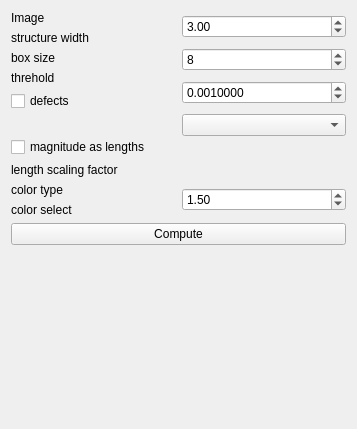
<?xml version="1.0" encoding="UTF-8"?>
<ui version="4.0">
 <class>Form</class>
 <widget class="QWidget" name="Form">
  <property name="geometry">
   <rect>
    <x>0</x>
    <y>0</y>
    <width>357</width>
    <height>429</height>
   </rect>
  </property>
  <property name="sizePolicy">
   <sizepolicy hsizetype="Preferred" vsizetype="Preferred">
    <horstretch>0</horstretch>
    <verstretch>0</verstretch>
   </sizepolicy>
  </property>
  <property name="windowTitle">
   <string>Form</string>
  </property>
  <layout class="QGridLayout" name="gridLayout">
   <item row="0" column="1">
    <layout class="QVBoxLayout" name="rightLayout">
     <item>
      <widget class="QDoubleSpinBox" name="sigmaSpin">
       <property name="minimum">
        <double>0.010000000000000</double>
       </property>
       <property name="maximum">
        <double>99.989999999999995</double>
       </property>
       <property name="singleStep">
        <double>0.010000000000000</double>
       </property>
       <property name="value">
        <double>3.000000000000000</double>
       </property>
      </widget>
     </item>
     <item>
      <widget class="QSpinBox" name="boxsizeSpin">
       <property name="minimum">
        <number>1</number>
       </property>
       <property name="maximum">
        <number>4096</number>
       </property>
       <property name="value">
        <number>8</number>
       </property>
      </widget>
     </item>
     <item>
      <widget class="QDoubleSpinBox" name="threshSpin">
       <property name="decimals">
        <number>7</number>
       </property>
       <property name="minimum">
        <double>0.000001000000000</double>
       </property>
       <property name="singleStep">
        <double>0.000001000000000</double>
       </property>
       <property name="value">
        <double>0.001000000000000</double>
       </property>
      </widget>
     </item>
     <item>
      <widget class="QComboBox" name="defectsCombo">
       <property name="maxVisibleItems">
        <number>3</number>
       </property>
      </widget>
     </item>
     <item>
      <spacer name="verticalSpacer_3">
       <property name="orientation">
        <enum>Qt::Vertical</enum>
       </property>
       <property name="sizeType">
        <enum>QSizePolicy::Fixed</enum>
       </property>
       <property name="sizeHint" stdset="0">
        <size>
         <width>20</width>
         <height>20</height>
        </size>
       </property>
      </spacer>
     </item>
     <item>
      <spacer name="verticalSpacer">
       <property name="orientation">
        <enum>Qt::Vertical</enum>
       </property>
       <property name="sizeType">
        <enum>QSizePolicy::Fixed</enum>
       </property>
       <property name="sizeHint" stdset="0">
        <size>
         <width>20</width>
         <height>22</height>
        </size>
       </property>
      </spacer>
     </item>
     <item>
      <widget class="QDoubleSpinBox" name="lengthsSpin">
       <property name="minimum">
        <double>0.010000000000000</double>
       </property>
       <property name="singleStep">
        <double>0.010000000000000</double>
       </property>
       <property name="value">
        <double>1.500000000000000</double>
       </property>
      </widget>
     </item>
    </layout>
   </item>
   <item row="1" column="0" colspan="2">
    <layout class="QVBoxLayout" name="bottomLayout">
     <item>
      <widget class="QPushButton" name="computeButton">
       <property name="text">
        <string>Compute</string>
       </property>
      </widget>
     </item>
     <item>
      <spacer name="verticalSpacer_7">
       <property name="orientation">
        <enum>Qt::Vertical</enum>
       </property>
       <property name="sizeType">
        <enum>QSizePolicy::Expanding</enum>
       </property>
       <property name="sizeHint" stdset="0">
        <size>
         <width>20</width>
         <height>30</height>
        </size>
       </property>
      </spacer>
     </item>
    </layout>
   </item>
   <item row="0" column="0">
    <layout class="QVBoxLayout" name="leftLayout">
     <item>
      <widget class="QLabel" name="label_3">
       <property name="text">
        <string>Image</string>
       </property>
      </widget>
     </item>
     <item>
      <widget class="QLabel" name="label_2">
       <property name="text">
        <string>structure width</string>
       </property>
      </widget>
     </item>
     <item>
      <widget class="QLabel" name="label_4">
       <property name="text">
        <string>box size</string>
       </property>
      </widget>
     </item>
     <item>
      <widget class="QLabel" name="label">
       <property name="text">
        <string>threhold</string>
       </property>
      </widget>
     </item>
     <item>
      <widget class="QCheckBox" name="defectsCheckbox">
       <property name="text">
        <string>defects</string>
       </property>
      </widget>
     </item>
     <item>
      <spacer name="verticalSpacer_2">
       <property name="orientation">
        <enum>Qt::Vertical</enum>
       </property>
       <property name="sizeType">
        <enum>QSizePolicy::Fixed</enum>
       </property>
       <property name="sizeHint" stdset="0">
        <size>
         <width>20</width>
         <height>20</height>
        </size>
       </property>
      </spacer>
     </item>
     <item>
      <widget class="QCheckBox" name="lengthsCheckbox">
       <property name="text">
        <string>magnitude as lengths</string>
       </property>
      </widget>
     </item>
     <item>
      <widget class="QLabel" name="label_5">
       <property name="text">
        <string>length scaling factor</string>
       </property>
      </widget>
     </item>
     <item>
      <widget class="QLabel" name="label_6">
       <property name="text">
        <string>color type</string>
       </property>
      </widget>
     </item>
     <item>
      <widget class="QLabel" name="label_7">
       <property name="text">
        <string>color select</string>
       </property>
      </widget>
     </item>
    </layout>
   </item>
  </layout>
 </widget>
 <resources/>
 <connections/>
</ui>
